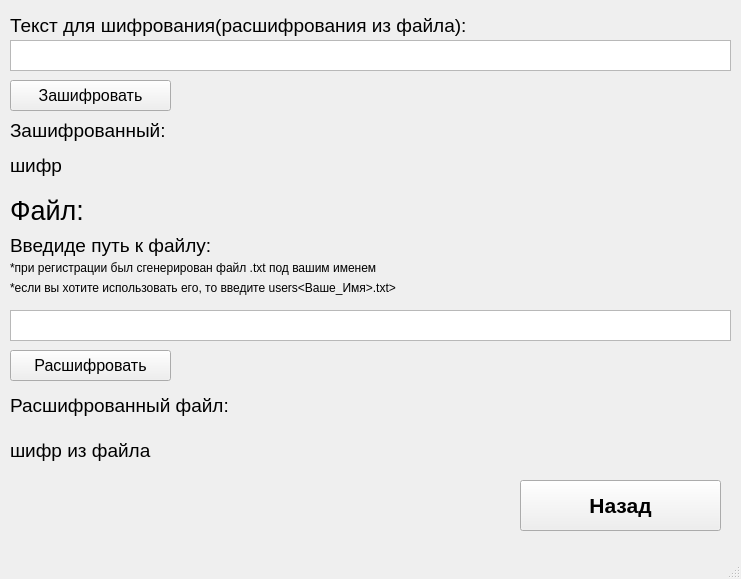
<?xml version="1.0" encoding="UTF-8"?>
<ui version="4.0">
 <class>MainWindow3</class>
 <widget class="QMainWindow" name="MainWindow3">
  <property name="geometry">
   <rect>
    <x>0</x>
    <y>0</y>
    <width>741</width>
    <height>579</height>
   </rect>
  </property>
  <property name="windowTitle">
   <string>Личный кабинет</string>
  </property>
  <widget class="QWidget" name="centralwidget">
   <widget class="QLabel" name="label">
    <property name="geometry">
     <rect>
      <x>10</x>
      <y>10</y>
      <width>461</width>
      <height>31</height>
     </rect>
    </property>
    <property name="font">
     <font>
      <pointsize>14</pointsize>
     </font>
    </property>
    <property name="text">
     <string>Текст для шифрования(расшифрования из файла):</string>
    </property>
   </widget>
   <widget class="QTextEdit" name="textEdit">
    <property name="geometry">
     <rect>
      <x>10</x>
      <y>40</y>
      <width>721</width>
      <height>31</height>
     </rect>
    </property>
   </widget>
   <widget class="QLabel" name="label_2">
    <property name="geometry">
     <rect>
      <x>10</x>
      <y>120</y>
      <width>291</width>
      <height>21</height>
     </rect>
    </property>
    <property name="font">
     <font>
      <pointsize>14</pointsize>
      <weight>50</weight>
      <bold>false</bold>
     </font>
    </property>
    <property name="text">
     <string>Зашифрованный:</string>
    </property>
   </widget>
   <widget class="QLabel" name="label_3">
    <property name="geometry">
     <rect>
      <x>10</x>
      <y>150</y>
      <width>721</width>
      <height>31</height>
     </rect>
    </property>
    <property name="font">
     <font>
      <pointsize>14</pointsize>
     </font>
    </property>
    <property name="text">
     <string>шифр</string>
    </property>
   </widget>
   <widget class="QLabel" name="label_4">
    <property name="geometry">
     <rect>
      <x>10</x>
      <y>180</y>
      <width>181</width>
      <height>61</height>
     </rect>
    </property>
    <property name="font">
     <font>
      <pointsize>20</pointsize>
     </font>
    </property>
    <property name="text">
     <string>Файл:</string>
    </property>
   </widget>
   <widget class="QLabel" name="label_5">
    <property name="geometry">
     <rect>
      <x>10</x>
      <y>230</y>
      <width>251</width>
      <height>31</height>
     </rect>
    </property>
    <property name="font">
     <font>
      <pointsize>14</pointsize>
     </font>
    </property>
    <property name="text">
     <string>Введиде путь к файлу:</string>
    </property>
   </widget>
   <widget class="QLabel" name="label_6">
    <property name="geometry">
     <rect>
      <x>10</x>
      <y>260</y>
      <width>431</width>
      <height>16</height>
     </rect>
    </property>
    <property name="text">
     <string>*при регистрации был сгенерирован файл .txt под вашим именем</string>
    </property>
   </widget>
   <widget class="QTextEdit" name="textEdit_2">
    <property name="geometry">
     <rect>
      <x>10</x>
      <y>310</y>
      <width>721</width>
      <height>31</height>
     </rect>
    </property>
   </widget>
   <widget class="QLabel" name="label_7">
    <property name="geometry">
     <rect>
      <x>10</x>
      <y>440</y>
      <width>721</width>
      <height>21</height>
     </rect>
    </property>
    <property name="font">
     <font>
      <pointsize>14</pointsize>
     </font>
    </property>
    <property name="text">
     <string>шифр из файла</string>
    </property>
   </widget>
   <widget class="QPushButton" name="pushButton">
    <property name="geometry">
     <rect>
      <x>520</x>
      <y>480</y>
      <width>201</width>
      <height>51</height>
     </rect>
    </property>
    <property name="font">
     <font>
      <pointsize>16</pointsize>
      <weight>75</weight>
      <bold>true</bold>
     </font>
    </property>
    <property name="text">
     <string>Назад</string>
    </property>
   </widget>
   <widget class="QPushButton" name="pushButton_2">
    <property name="geometry">
     <rect>
      <x>10</x>
      <y>80</y>
      <width>161</width>
      <height>31</height>
     </rect>
    </property>
    <property name="font">
     <font>
      <pointsize>12</pointsize>
     </font>
    </property>
    <property name="text">
     <string>Зашифровать</string>
    </property>
   </widget>
   <widget class="QPushButton" name="pushButton_3">
    <property name="geometry">
     <rect>
      <x>10</x>
      <y>350</y>
      <width>161</width>
      <height>31</height>
     </rect>
    </property>
    <property name="font">
     <font>
      <pointsize>12</pointsize>
     </font>
    </property>
    <property name="text">
     <string>Расшифровать</string>
    </property>
   </widget>
   <widget class="QLabel" name="label_8">
    <property name="geometry">
     <rect>
      <x>10</x>
      <y>390</y>
      <width>281</width>
      <height>31</height>
     </rect>
    </property>
    <property name="font">
     <font>
      <pointsize>14</pointsize>
     </font>
    </property>
    <property name="text">
     <string>Расшифрованный файл:</string>
    </property>
   </widget>
   <widget class="QLabel" name="label_9">
    <property name="geometry">
     <rect>
      <x>10</x>
      <y>280</y>
      <width>411</width>
      <height>16</height>
     </rect>
    </property>
    <property name="text">
     <string>*если вы хотите использовать его, то введите users&lt;Ваше_Имя&gt;.txt&gt;</string>
    </property>
   </widget>
  </widget>
  <widget class="QMenuBar" name="menubar">
   <property name="geometry">
    <rect>
     <x>0</x>
     <y>0</y>
     <width>741</width>
     <height>21</height>
    </rect>
   </property>
  </widget>
  <widget class="QStatusBar" name="statusbar"/>
 </widget>
 <resources/>
 <connections/>
</ui>
